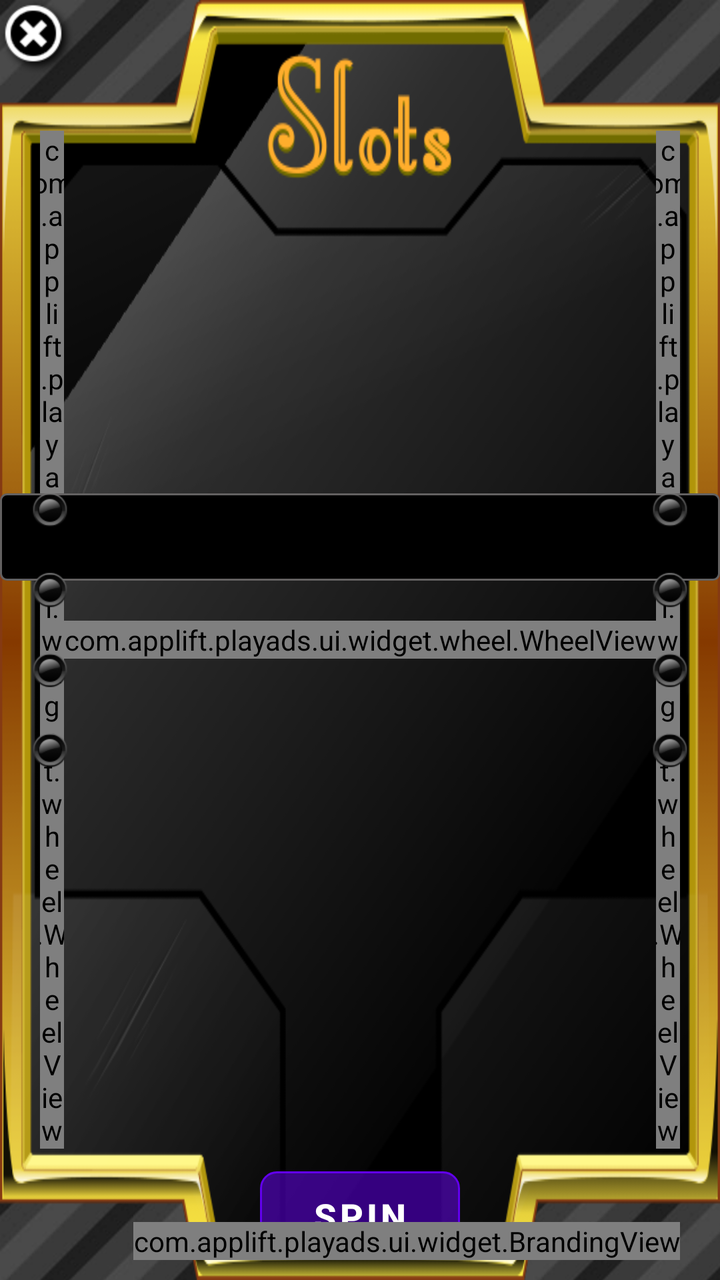
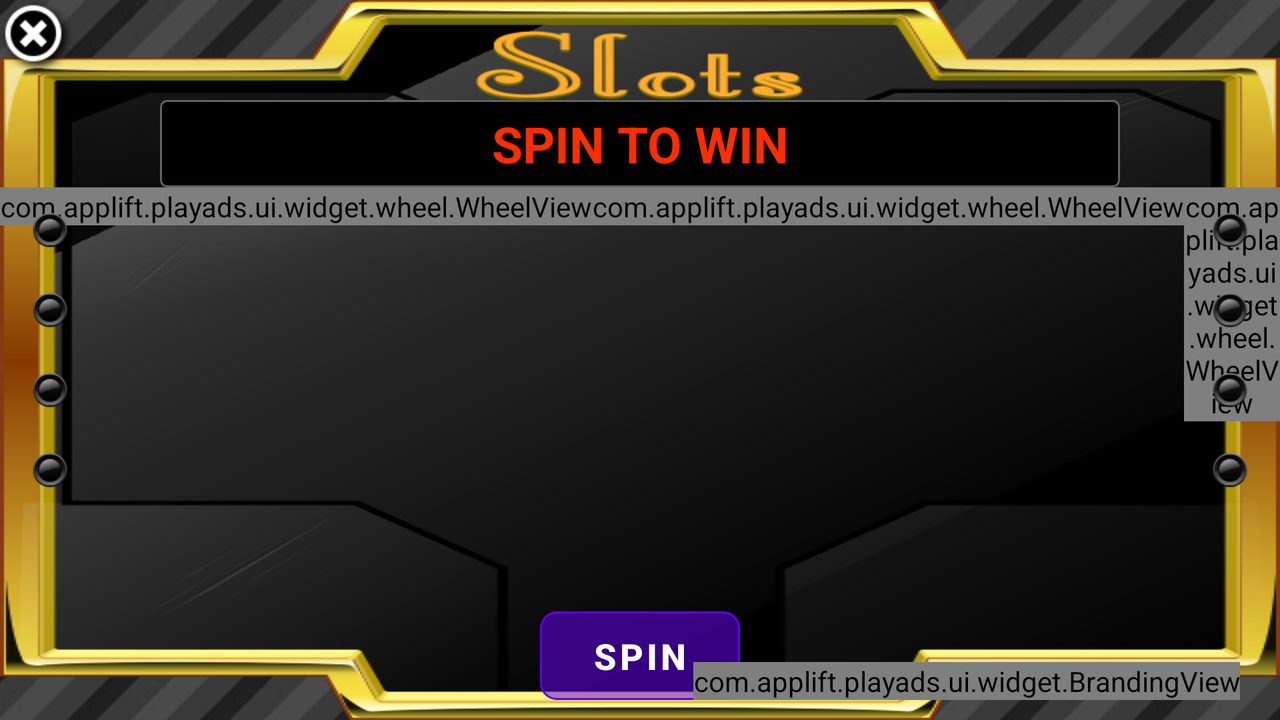

An Android layout and its configuration variant, each rendered on a device that would load it. The default file and the variant file are quoted in full after the pictures.
<!-- AndroidManifest.xml: fallback theme Theme.MaterialComponents.DayNight.NoActionBar -->
<!-- res/layout/al_activity_slot_machine.xml -->
<?xml version="1.0" encoding="utf-8"?>
<FrameLayout xmlns:android="http://schemas.android.com/apk/res/android"
    android:layout_width="match_parent"
    android:layout_height="match_parent"
    android:background="@drawable/al_slot_machine_background"
    android:clickable="true" >

    <RelativeLayout
        android:layout_width="match_parent"
        android:layout_height="match_parent"
        android:layout_gravity="center"
        android:background="@drawable/al_slots_frame" >

        <com.applift.playads.ui.widget.wheel.WheelView
            android:id="@+id/slot_2"
            android:layout_width="wrap_content"
            android:layout_height="wrap_content"
            android:layout_centerHorizontal="true"
            android:layout_centerVertical="true" />

        <com.applift.playads.ui.widget.wheel.WheelView
            android:id="@+id/slot_1"
            android:layout_width="wrap_content"
            android:layout_height="wrap_content"
            android:layout_centerVertical="true"
            android:layout_marginLeft="20dp"
            android:layout_toLeftOf="@id/slot_2" />

        <com.applift.playads.ui.widget.wheel.WheelView
            android:id="@+id/slot_3"
            android:layout_width="wrap_content"
            android:layout_height="wrap_content"
            android:layout_centerVertical="true"
            android:layout_marginRight="20dp"
            android:layout_toRightOf="@id/slot_2" />

        <LinearLayout
            android:id="@+id/slots_info_layout"
            android:layout_width="match_parent"
            android:layout_height="wrap_content"
            android:layout_above="@id/slot_2"
            android:layout_centerHorizontal="true"
            android:gravity="center_horizontal"
            android:orientation="horizontal"
            android:weightSum="1" >

            <TextView
                android:id="@+id/slots_info_bar"
                android:layout_width="0dp"
                android:layout_height="wrap_content"
                android:layout_marginBottom="20dp"
                android:layout_weight="1"
                android:background="@drawable/al_slots_status_shape"
                android:ellipsize="marquee"
                android:focusable="true"
                android:focusableInTouchMode="true"
                android:gravity="center_horizontal"
                android:marqueeRepeatLimit="marquee_forever"
                android:scrollHorizontally="true"
                android:singleLine="true"
                android:textColor="@color/al_slots_text_color"
                android:textIsSelectable="false"
                android:textSize="25sp"
                android:textStyle="bold" />
        </LinearLayout>

        
        
        
        
        
        


        
        
        
        
        
        
        
        
        
        
        
        
        
        

        <LinearLayout
            android:layout_width="wrap_content"
            android:layout_height="wrap_content"
            android:layout_alignParentLeft="true"
            android:layout_centerVertical="true"
            android:layout_marginLeft="10dp"
            android:orientation="vertical" >

            <ImageView
                android:id="@+id/slot_light_0"
                android:layout_width="wrap_content"
                android:layout_height="wrap_content"
                android:layout_marginBottom="10dp"
                android:src="@drawable/al_bulb_off" />

            <ImageView
                android:id="@+id/slot_light_1"
                android:layout_width="wrap_content"
                android:layout_height="wrap_content"
                android:layout_marginBottom="10dp"
                android:src="@drawable/al_bulb_off" />

            <ImageView
                android:id="@+id/slot_light_2"
                android:layout_width="wrap_content"
                android:layout_height="wrap_content"
                android:layout_marginBottom="10dp"
                android:src="@drawable/al_bulb_off" />

            <ImageView
                android:id="@+id/slot_light_3"
                android:layout_width="wrap_content"
                android:layout_height="wrap_content"
                android:layout_marginBottom="10dp"
                android:src="@drawable/al_bulb_off" />
        </LinearLayout>

        <LinearLayout
            android:layout_width="wrap_content"
            android:layout_height="wrap_content"
            android:layout_alignParentRight="true"
            android:layout_centerVertical="true"
            android:layout_marginRight="10dp"
            android:orientation="vertical" >

            <ImageView
                android:id="@+id/slot_light_4"
                android:layout_width="wrap_content"
                android:layout_height="wrap_content"
                android:layout_marginBottom="10dp"
                android:src="@drawable/al_bulb_off" />

            <ImageView
                android:id="@+id/slot_light_5"
                android:layout_width="wrap_content"
                android:layout_height="wrap_content"
                android:layout_marginBottom="10dp"
                android:src="@drawable/al_bulb_off" />

            <ImageView
                android:id="@+id/slot_light_6"
                android:layout_width="wrap_content"
                android:layout_height="wrap_content"
                android:layout_marginBottom="10dp"
                android:src="@drawable/al_bulb_off" />

            <ImageView
                android:id="@+id/slot_light_7"
                android:layout_width="wrap_content"
                android:layout_height="wrap_content"
                android:layout_marginBottom="10dp"
                android:src="@drawable/al_bulb_off" />
        </LinearLayout>

        <LinearLayout
            android:layout_width="wrap_content"
            android:layout_height="wrap_content"
            android:layout_alignParentBottom="true"
            android:layout_centerHorizontal="true" >

            <Button
                android:id="@+id/btn_shuffle"
                android:layout_width="wrap_content"
                android:layout_height="wrap_content"
                android:layout_marginBottom="10dp"
                android:background="@drawable/al_slots_button_shape"
                android:minHeight="25dp"
                android:minWidth="100dp"
                android:text="@string/al_slots_spin"
                android:textColor="@color/al_global_white"
                android:textSize="18sp"
                android:textStyle="bold" />
        </LinearLayout>
    </RelativeLayout>

    <ImageView
        android:id="@+id/btn_close"
        android:layout_width="wrap_content"
        android:layout_height="wrap_content"
        android:src="@drawable/al_btn_close" />

    <com.applift.playads.ui.widget.BrandingView
        android:layout_width="wrap_content"
        android:layout_height="wrap_content"
        android:layout_gravity="bottom|right"
        android:layout_marginBottom="10dp"
        android:layout_marginRight="20dp" />

</FrameLayout>
<!-- resources referenced by this layout -->
<resources>
  <color name="al_global_white">#FFFFFF</color>
  <color name="al_slots_text_color">#FF2D00</color>
  <!-- drawable al_btn_close: png bitmap (drawable-hdpi, 16944 bytes) -->
  <!-- drawable al_bulb_off: meta bitmap (drawable-hdpi, 90 bytes) -->
  <!-- drawable al_slot_machine_background (drawable) -->
  <?xml version="1.0" encoding="utf-8"?>
  <bitmap xmlns:android="http://schemas.android.com/apk/res/android"
      android:src="@drawable/al_slot_bckg_tile"
      android:tileMode="repeat" />
  <!-- drawable al_slots_button_shape: meta bitmap (drawable, 90 bytes) -->
  <!-- drawable al_slots_frame: png bitmap (drawable-hdpi, 51649 bytes) -->
  <!-- drawable al_slots_status_shape (drawable) -->
  <?xml version="1.0" encoding="UTF-8"?>
  
  <shape xmlns:android="http://schemas.android.com/apk/res/android"
      android:id="@+id/shape_game_name" >
  
      <stroke
          android:width="1dp"
          android:color="#636161" />
  
      <padding
          android:bottom="5dp"
          android:left="10dp"
          android:right="10dp"
          android:top="5dp" />
  
      <corners android:radius="3dp" />
  
      <solid android:color="#000000" />
  
  </shape>
  <string name="al_slots_spin">SPIN</string>
  <!-- drawable al_slot_bckg_tile: meta bitmap (drawable-hdpi, 90 bytes) -->
</resources>
<!-- res/layout-land/al_activity_slot_machine.xml (the repository's variant of the layout above) -->
<!-- drawn on the phone turned sideways -->
<?xml version="1.0" encoding="utf-8"?>
<FrameLayout xmlns:android="http://schemas.android.com/apk/res/android"
    android:layout_width="match_parent"
    android:layout_height="match_parent"
    android:background="@drawable/al_slot_machine_background"
    android:clickable="true" >

    <RelativeLayout
        android:layout_width="match_parent"
        android:layout_height="match_parent"
        android:layout_gravity="center"
        android:background="@drawable/al_slots_frame" >

        <LinearLayout
            android:id="@+id/slots_info_layout"
            android:layout_width="match_parent"
            android:layout_height="wrap_content"
            android:layout_centerHorizontal="true"
            android:layout_marginTop="50dp"
            android:gravity="center_horizontal"
            android:orientation="horizontal"
            android:weightSum="1" >

            <TextView
                android:id="@+id/slots_info_bar"
                android:layout_width="0dp"
                android:layout_height="wrap_content"
                android:layout_weight="0.75"
                android:background="@drawable/al_slots_status_shape"
                android:ellipsize="marquee"
                android:focusable="true"
                android:focusableInTouchMode="true"
                android:gravity="center_horizontal"
                android:marqueeRepeatLimit="marquee_forever"
                android:scrollHorizontally="true"
                android:singleLine="true"
                android:text="@string/al_slots_spin_to_win"
                android:textColor="@color/al_slots_text_color"
                android:textSize="25sp"
                android:textStyle="bold" />
        </LinearLayout>

        <LinearLayout
            android:layout_width="wrap_content"
            android:layout_height="wrap_content"
            android:layout_below="@id/slots_info_layout"
            android:layout_centerHorizontal="true"
            android:layout_centerVertical="true" >

            <com.applift.playads.ui.widget.wheel.WheelView
                android:id="@+id/slot_1"
                android:layout_width="wrap_content"
                android:layout_height="wrap_content" />

            <com.applift.playads.ui.widget.wheel.WheelView
                android:id="@+id/slot_2"
                android:layout_width="wrap_content"
                android:layout_height="wrap_content" />

            <com.applift.playads.ui.widget.wheel.WheelView
                android:id="@+id/slot_3"
                android:layout_width="wrap_content"
                android:layout_height="wrap_content" />
        </LinearLayout>

        <LinearLayout
            android:layout_width="wrap_content"
            android:layout_height="wrap_content"
            android:layout_alignParentLeft="true"
            android:layout_centerVertical="true"
            android:layout_marginLeft="10dp"
            android:orientation="vertical" >

            <ImageView
                android:id="@+id/slot_light_0"
                android:layout_width="wrap_content"
                android:layout_height="wrap_content"
                android:layout_marginBottom="10dp"
                android:src="@drawable/al_bulb_off" />

            <ImageView
                android:id="@+id/slot_light_1"
                android:layout_width="wrap_content"
                android:layout_height="wrap_content"
                android:layout_marginBottom="10dp"
                android:src="@drawable/al_bulb_off" />

            <ImageView
                android:id="@+id/slot_light_2"
                android:layout_width="wrap_content"
                android:layout_height="wrap_content"
                android:layout_marginBottom="10dp"
                android:src="@drawable/al_bulb_off" />

            <ImageView
                android:id="@+id/slot_light_3"
                android:layout_width="wrap_content"
                android:layout_height="wrap_content"
                android:layout_marginBottom="10dp"
                android:src="@drawable/al_bulb_off" />
        </LinearLayout>

        <LinearLayout
            android:layout_width="wrap_content"
            android:layout_height="wrap_content"
            android:layout_alignParentRight="true"
            android:layout_centerVertical="true"
            android:layout_marginRight="10dp"
            android:orientation="vertical" >

            <ImageView
                android:id="@+id/slot_light_4"
                android:layout_width="wrap_content"
                android:layout_height="wrap_content"
                android:layout_marginBottom="10dp"
                android:src="@drawable/al_bulb_off" />

            <ImageView
                android:id="@+id/slot_light_5"
                android:layout_width="wrap_content"
                android:layout_height="wrap_content"
                android:layout_marginBottom="10dp"
                android:src="@drawable/al_bulb_off" />

            <ImageView
                android:id="@+id/slot_light_6"
                android:layout_width="wrap_content"
                android:layout_height="wrap_content"
                android:layout_marginBottom="10dp"
                android:src="@drawable/al_bulb_off" />

            <ImageView
                android:id="@+id/slot_light_7"
                android:layout_width="wrap_content"
                android:layout_height="wrap_content"
                android:layout_marginBottom="10dp"
                android:src="@drawable/al_bulb_off" />
        </LinearLayout>

        <LinearLayout
            android:layout_width="wrap_content"
            android:layout_height="wrap_content"
            android:layout_alignParentBottom="true"
            android:layout_centerHorizontal="true" >

            <Button
                android:id="@+id/btn_shuffle"
                android:layout_width="wrap_content"
                android:layout_height="wrap_content"
                android:layout_marginBottom="10dp"
                android:background="@drawable/al_slots_button_shape"
                android:minHeight="25dp"
                android:minWidth="100dp"
                android:text="@string/al_slots_spin"
                android:textColor="@color/al_global_white"
                android:textSize="18sp"
                android:textStyle="bold" />
        </LinearLayout>
    </RelativeLayout>

    <ImageView
        android:id="@+id/btn_close"
        android:layout_width="wrap_content"
        android:layout_height="wrap_content"
        android:src="@drawable/al_btn_close" />

    <com.applift.playads.ui.widget.BrandingView
        android:layout_width="wrap_content"
        android:layout_height="wrap_content"
        android:layout_gravity="bottom|right"
        android:layout_marginBottom="10dp"
        android:layout_marginRight="20dp" />

</FrameLayout>
<!-- resources referenced by the variant -->
<!-- as the phone turned sideways resolves them -->
<resources>
  <color name="al_global_white">#FFFFFF</color>
  <color name="al_slots_text_color">#FF2D00</color>
  <!-- drawable al_btn_close: png bitmap (drawable-hdpi, 16944 bytes) -->
  <!-- drawable al_bulb_off: meta bitmap (drawable-hdpi, 90 bytes) -->
  <!-- drawable al_slot_machine_background (drawable) -->
  <?xml version="1.0" encoding="utf-8"?>
  <bitmap xmlns:android="http://schemas.android.com/apk/res/android"
      android:src="@drawable/al_slot_bckg_tile"
      android:tileMode="repeat" />
  <!-- drawable al_slots_button_shape: meta bitmap (drawable, 90 bytes) -->
  <!-- drawable al_slots_frame: png bitmap (drawable-hdpi, 51649 bytes) -->
  <!-- drawable al_slots_status_shape (drawable) -->
  <?xml version="1.0" encoding="UTF-8"?>
  
  <shape xmlns:android="http://schemas.android.com/apk/res/android"
      android:id="@+id/shape_game_name" >
  
      <stroke
          android:width="1dp"
          android:color="#636161" />
  
      <padding
          android:bottom="5dp"
          android:left="10dp"
          android:right="10dp"
          android:top="5dp" />
  
      <corners android:radius="3dp" />
  
      <solid android:color="#000000" />
  
  </shape>
  <string name="al_slots_spin">SPIN</string>
  <string name="al_slots_spin_to_win">SPIN TO WIN</string>
  <!-- drawable al_slot_bckg_tile: meta bitmap (drawable-hdpi, 90 bytes) -->
</resources>
